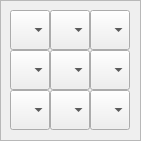
    <widget class="QFrame" name="frame_2">
     <property name="geometry">
      <rect>
       <x>0</x>
       <y>0</y>
       <width>141</width>
       <height>141</height>
      </rect>
     </property>
     <property name="frameShape">
      <enum>QFrame::StyledPanel</enum>
     </property>
     <property name="frameShadow">
      <enum>QFrame::Raised</enum>
     </property>
     <widget class="QComboBox" name="comboBox_2_2">
      <property name="geometry">
       <rect>
        <x>90</x>
        <y>90</y>
        <width>40</width>
        <height>40</height>
       </rect>
      </property>
      <property name="font">
       <font>
        <pointsize>12</pointsize>
       </font>
      </property>
      <item>
       <property name="text">
        <string/>
       </property>
      </item>
      <item>
       <property name="text">
        <string>1</string>
       </property>
      </item>
      <item>
       <property name="text">
        <string>2</string>
       </property>
      </item>
      <item>
       <property name="text">
        <string>3</string>
       </property>
      </item>
      <item>
       <property name="text">
        <string>4</string>
       </property>
      </item>
      <item>
       <property name="text">
        <string>5</string>
       </property>
      </item>
      <item>
       <property name="text">
        <string>6</string>
       </property>
      </item>
      <item>
       <property name="text">
        <string>7</string>
       </property>
      </item>
      <item>
       <property name="text">
        <string>8</string>
       </property>
      </item>
      <item>
       <property name="text">
        <string>9</string>
       </property>
      </item>
     </widget>
     <widget class="QComboBox" name="comboBox_1_0">
      <property name="geometry">
       <rect>
        <x>10</x>
        <y>50</y>
        <width>40</width>
        <height>40</height>
       </rect>
      </property>
      <property name="font">
       <font>
        <pointsize>12</pointsize>
       </font>
      </property>
      <item>
       <property name="text">
        <string/>
       </property>
      </item>
      <item>
       <property name="text">
        <string>1</string>
       </property>
      </item>
      <item>
       <property name="text">
        <string>2</string>
       </property>
      </item>
      <item>
       <property name="text">
        <string>3</string>
       </property>
      </item>
      <item>
       <property name="text">
        <string>4</string>
       </property>
      </item>
      <item>
       <property name="text">
        <string>5</string>
       </property>
      </item>
      <item>
       <property name="text">
        <string>6</string>
       </property>
      </item>
      <item>
       <property name="text">
        <string>7</string>
       </property>
      </item>
      <item>
       <property name="text">
        <string>8</string>
       </property>
      </item>
      <item>
       <property name="text">
        <string>9</string>
       </property>
      </item>
     </widget>
     <widget class="QComboBox" name="comboBox_1_1">
      <property name="geometry">
       <rect>
        <x>50</x>
        <y>50</y>
        <width>40</width>
        <height>40</height>
       </rect>
      </property>
      <property name="font">
       <font>
        <pointsize>12</pointsize>
       </font>
      </property>
      <item>
       <property name="text">
        <string/>
       </property>
      </item>
      <item>
       <property name="text">
        <string>1</string>
       </property>
      </item>
      <item>
       <property name="text">
        <string>2</string>
       </property>
      </item>
      <item>
       <property name="text">
        <string>3</string>
       </property>
      </item>
      <item>
       <property name="text">
        <string>4</string>
       </property>
      </item>
      <item>
       <property name="text">
        <string>5</string>
       </property>
      </item>
      <item>
       <property name="text">
        <string>6</string>
       </property>
      </item>
      <item>
       <property name="text">
        <string>7</string>
       </property>
      </item>
      <item>
       <property name="text">
        <string>8</string>
       </property>
      </item>
      <item>
       <property name="text">
        <string>9</string>
       </property>
      </item>
     </widget>
     <widget class="QComboBox" name="comboBox_0_0">
      <property name="geometry">
       <rect>
        <x>10</x>
        <y>10</y>
        <width>40</width>
        <height>40</height>
       </rect>
      </property>
      <property name="font">
       <font>
        <pointsize>12</pointsize>
       </font>
      </property>
      <item>
       <property name="text">
        <string/>
       </property>
      </item>
      <item>
       <property name="text">
        <string>1</string>
       </property>
      </item>
      <item>
       <property name="text">
        <string>2</string>
       </property>
      </item>
      <item>
       <property name="text">
        <string>3</string>
       </property>
      </item>
      <item>
       <property name="text">
        <string>4</string>
       </property>
      </item>
      <item>
       <property name="text">
        <string>5</string>
       </property>
      </item>
      <item>
       <property name="text">
        <string>6</string>
       </property>
      </item>
      <item>
       <property name="text">
        <string>7</string>
       </property>
      </item>
      <item>
       <property name="text">
        <string>8</string>
       </property>
      </item>
      <item>
       <property name="text">
        <string>9</string>
       </property>
      </item>
     </widget>
     <widget class="QComboBox" name="comboBox_0_2">
      <property name="geometry">
       <rect>
        <x>90</x>
        <y>10</y>
        <width>40</width>
        <height>40</height>
       </rect>
      </property>
      <property name="font">
       <font>
        <pointsize>12</pointsize>
       </font>
      </property>
      <item>
       <property name="text">
        <string/>
       </property>
      </item>
      <item>
       <property name="text">
        <string>1</string>
       </property>
      </item>
      <item>
       <property name="text">
        <string>2</string>
       </property>
      </item>
      <item>
       <property name="text">
        <string>3</string>
       </property>
      </item>
      <item>
       <property name="text">
        <string>4</string>
       </property>
      </item>
      <item>
       <property name="text">
        <string>5</string>
       </property>
      </item>
      <item>
       <property name="text">
        <string>6</string>
       </property>
      </item>
      <item>
       <property name="text">
        <string>7</string>
       </property>
      </item>
      <item>
       <property name="text">
        <string>8</string>
       </property>
      </item>
      <item>
       <property name="text">
        <string>9</string>
       </property>
      </item>
     </widget>
     <widget class="QComboBox" name="comboBox_1_2">
      <property name="geometry">
       <rect>
        <x>90</x>
        <y>50</y>
        <width>40</width>
        <height>40</height>
       </rect>
      </property>
      <property name="font">
       <font>
        <pointsize>12</pointsize>
       </font>
      </property>
      <item>
       <property name="text">
        <string/>
       </property>
      </item>
      <item>
       <property name="text">
        <string>1</string>
       </property>
      </item>
      <item>
       <property name="text">
        <string>2</string>
       </property>
      </item>
      <item>
       <property name="text">
        <string>3</string>
       </property>
      </item>
      <item>
       <property name="text">
        <string>4</string>
       </property>
      </item>
      <item>
       <property name="text">
        <string>5</string>
       </property>
      </item>
      <item>
       <property name="text">
        <string>6</string>
       </property>
      </item>
      <item>
       <property name="text">
        <string>7</string>
       </property>
      </item>
      <item>
       <property name="text">
        <string>8</string>
       </property>
      </item>
      <item>
       <property name="text">
        <string>9</string>
       </property>
      </item>
     </widget>
     <widget class="QComboBox" name="comboBox_2_0">
      <property name="geometry">
       <rect>
        <x>10</x>
        <y>90</y>
        <width>40</width>
        <height>40</height>
       </rect>
      </property>
      <property name="font">
       <font>
        <pointsize>12</pointsize>
       </font>
      </property>
      <item>
       <property name="text">
        <string/>
       </property>
      </item>
      <item>
       <property name="text">
        <string>1</string>
       </property>
      </item>
      <item>
       <property name="text">
        <string>2</string>
       </property>
      </item>
      <item>
       <property name="text">
        <string>3</string>
       </property>
      </item>
      <item>
       <property name="text">
        <string>4</string>
       </property>
      </item>
      <item>
       <property name="text">
        <string>5</string>
       </property>
      </item>
      <item>
       <property name="text">
        <string>6</string>
       </property>
      </item>
      <item>
       <property name="text">
        <string>7</string>
       </property>
      </item>
      <item>
       <property name="text">
        <string>8</string>
       </property>
      </item>
      <item>
       <property name="text">
        <string>9</string>
       </property>
      </item>
     </widget>
     <widget class="QComboBox" name="comboBox_2_1">
      <property name="geometry">
       <rect>
        <x>50</x>
        <y>90</y>
        <width>40</width>
        <height>40</height>
       </rect>
      </property>
      <property name="font">
       <font>
        <pointsize>12</pointsize>
       </font>
      </property>
      <item>
       <property name="text">
        <string/>
       </property>
      </item>
      <item>
       <property name="text">
        <string>1</string>
       </property>
      </item>
      <item>
       <property name="text">
        <string>2</string>
       </property>
      </item>
      <item>
       <property name="text">
        <string>3</string>
       </property>
      </item>
      <item>
       <property name="text">
        <string>4</string>
       </property>
      </item>
      <item>
       <property name="text">
        <string>5</string>
       </property>
      </item>
      <item>
       <property name="text">
        <string>6</string>
       </property>
      </item>
      <item>
       <property name="text">
        <string>7</string>
       </property>
      </item>
      <item>
       <property name="text">
        <string>8</string>
       </property>
      </item>
      <item>
       <property name="text">
        <string>9</string>
       </property>
      </item>
     </widget>
     <widget class="QComboBox" name="comboBox_0_1">
      <property name="geometry">
       <rect>
        <x>50</x>
        <y>10</y>
        <width>40</width>
        <height>40</height>
       </rect>
      </property>
      <property name="font">
       <font>
        <pointsize>12</pointsize>
       </font>
      </property>
      <item>
       <property name="text">
        <string/>
       </property>
      </item>
      <item>
       <property name="text">
        <string>1</string>
       </property>
      </item>
      <item>
       <property name="text">
        <string>2</string>
       </property>
      </item>
      <item>
       <property name="text">
        <string>3</string>
       </property>
      </item>
      <item>
       <property name="text">
        <string>4</string>
       </property>
      </item>
      <item>
       <property name="text">
        <string>5</string>
       </property>
      </item>
      <item>
       <property name="text">
        <string>6</string>
       </property>
      </item>
      <item>
       <property name="text">
        <string>7</string>
       </property>
      </item>
      <item>
       <property name="text">
        <string>8</string>
       </property>
      </item>
      <item>
       <property name="text">
        <string>9</string>
       </property>
      </item>
     </widget>
    </widget>
